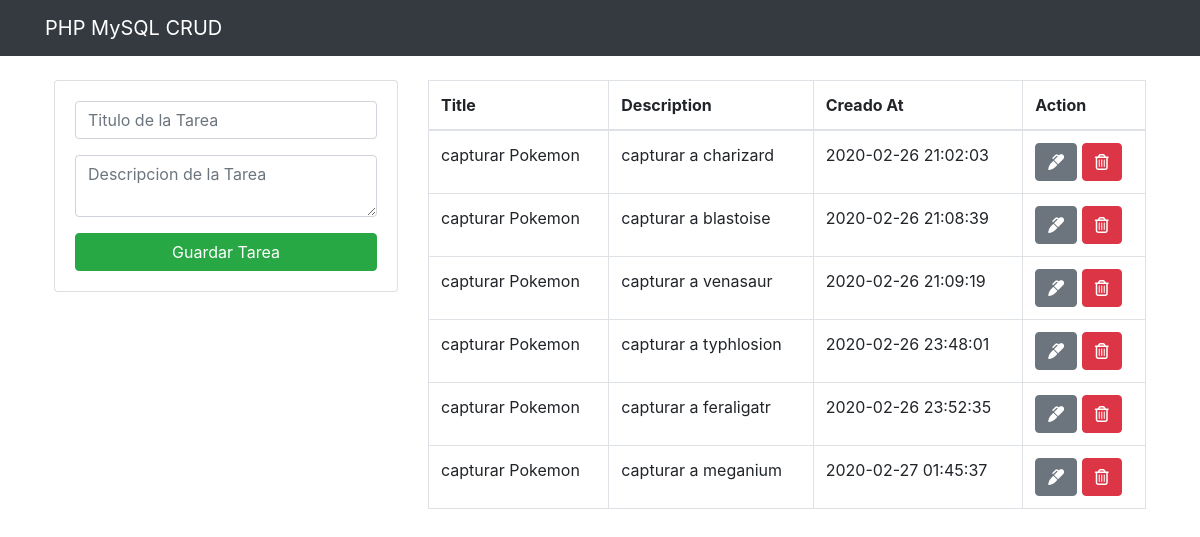
The page / on the database its author committed.
### tables this page shows
CREATE TABLE `task` (
  `id` int(11) NOT NULL,
  `title` varchar(255) NOT NULL,
  `description` text NOT NULL,
  `created_at` timestamp NOT NULL DEFAULT current_timestamp()
);

### index.php (the view, shortened to what this page needs)
<?php include("db.php"); ?>
<?php include("includes/header.php")?>
        <div class="container p-4">
            <div class="row">
                <div class="col-md-4">
                    <div class="card card-body">
                        <form action="saveTask.php" method="POST">
                            <div class="form-group">
                                <input class="form-control" type="text" name="title" placeholder="Titulo de la Tarea" autofocus >
                            </div>
                            <div class="form-group">
                                <textarea class="form-control" name="description" rows="2" placeholder="Descripcion de la Tarea"></textarea>
                            </div>
                            <input type="submit" class="btn btn-success btn-block" name="saveTask" value="Guardar Tarea">
                        </form>
                    </div>
                </div>
                <div class="col-md-8">
                    <table class="table table-bordered">
                        <thead>
                            <tr>
                                <th>Title</th>
                                <th>Description</th>
                                <th>Creado At</th>
                                <th>Action</th>
                            </tr>
                        </thead>
                        <tbody>
                            <?php
                                $query = "SELECT * FROM task";
                                $resultTasks = mysqli_query($conn, $query);
                                while($row = mysqli_fetch_array($resultTasks)){ ?>
                                    <tr>
                                        <td><?php echo $row['title']?></td>
                                        <td><?php echo $row['description']?></td>
                                        <td><?php echo $row['created_at']?></td>
                                        <td>
                                            <a class="btn btn-secondary" href="editTask.php?id=<?php echo $row['id']?>"> <i class="fas fa-marker"></i> </a>
                                            <a  class="btn btn-danger" href="deleteTask.php?id=<?php echo $row['id']?>"> <i class="far fa-trash-alt"></i> </a>
                                        </td>
                                    </tr>
                                <?php } ?>
                        </tbody>
                    </table>
                </div>
            </div>
        </div>
<?php include("includes/footer.php")?>

### includes/header.php (shortened to what this page needs)
<!DOCTYPE html>
<html lang="en">
    <head>
        <link rel="stylesheet" href="https://stackpath.bootstrapcdn.com/bootstrap/4.4.1/css/bootstrap.min.css">
    </head>
    <body>
    <nav class="navbar navbar-dark  bg-dark" >
        <div class="container">
            <a href="index.php" class="navbar-brand"> PHP MySQL CRUD</a>
        </div>
    </nav>

### includes/footer.php (shortened to what this page needs)
    </body>
</html>

### rows shown on the page
task: title "capturar Pokemon", description "capturar a charizard", created_at "2020-02-26 21:02:03"
task: title "capturar Pokemon", description "capturar a blastoise", created_at "2020-02-26 21:08:39"
task: title "capturar Pokemon", description "capturar a venasaur", created_at "2020-02-26 21:09:19"
task: title "capturar Pokemon", description "capturar a typhlosion", created_at "2020-02-26 23:48:01"
task: title "capturar Pokemon", description "capturar a feraligatr", created_at "2020-02-26 23:52:35"
task: title "capturar Pokemon", description "capturar a meganium", created_at "2020-02-27 01:45:37"
